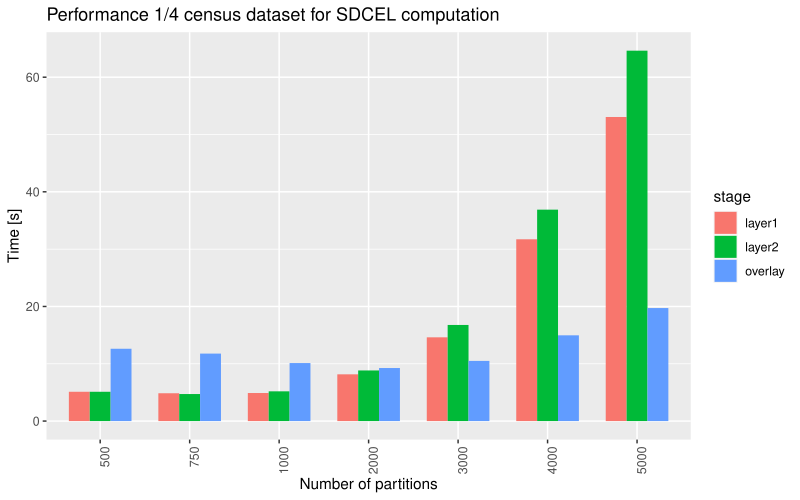

Here is the R script that generated this plot:
library(tidyverse)

data0 = enframe(read_lines("perf.txt"), value="line")

data1 = data0 %>%
  filter(str_detect(line, 'TIME')) 

fields = c("ts","start","appId","time","tag","stage","partitions")
data2 = data1 %>% 
  separate(sep = "\\|", col = "line", into = fields, extra = "drop") %>%
  filter(stage == "layer1" | stage == "layer2" | stage == "overlay") %>%
  select(time, stage, partitions, appId) %>%
  mutate(time = as.numeric(time) / 1000.0) %>%
  mutate(partitions = fct_relevel(partitions, "500", "750", "1000", "2000", "3000", "4000", "5000"))

data3 = data2 %>%
  group_by(partitions, stage) %>% summarise(time = mean(time)) 

p = ggplot(data3, aes(x = partitions, y = time, fill = stage)) + 
  geom_col(width = 0.7, position="dodge") + 
  theme(axis.text.x = element_text(angle = 90, hjust = 1)) +
  labs(x="Number of partitions", y="Time [s]", title=paste0("Performance 1/4 census dataset for SDCEL computation"))
plot(p)

ggsave(paste0("perf.pdf"), width = 8, height = 5)
